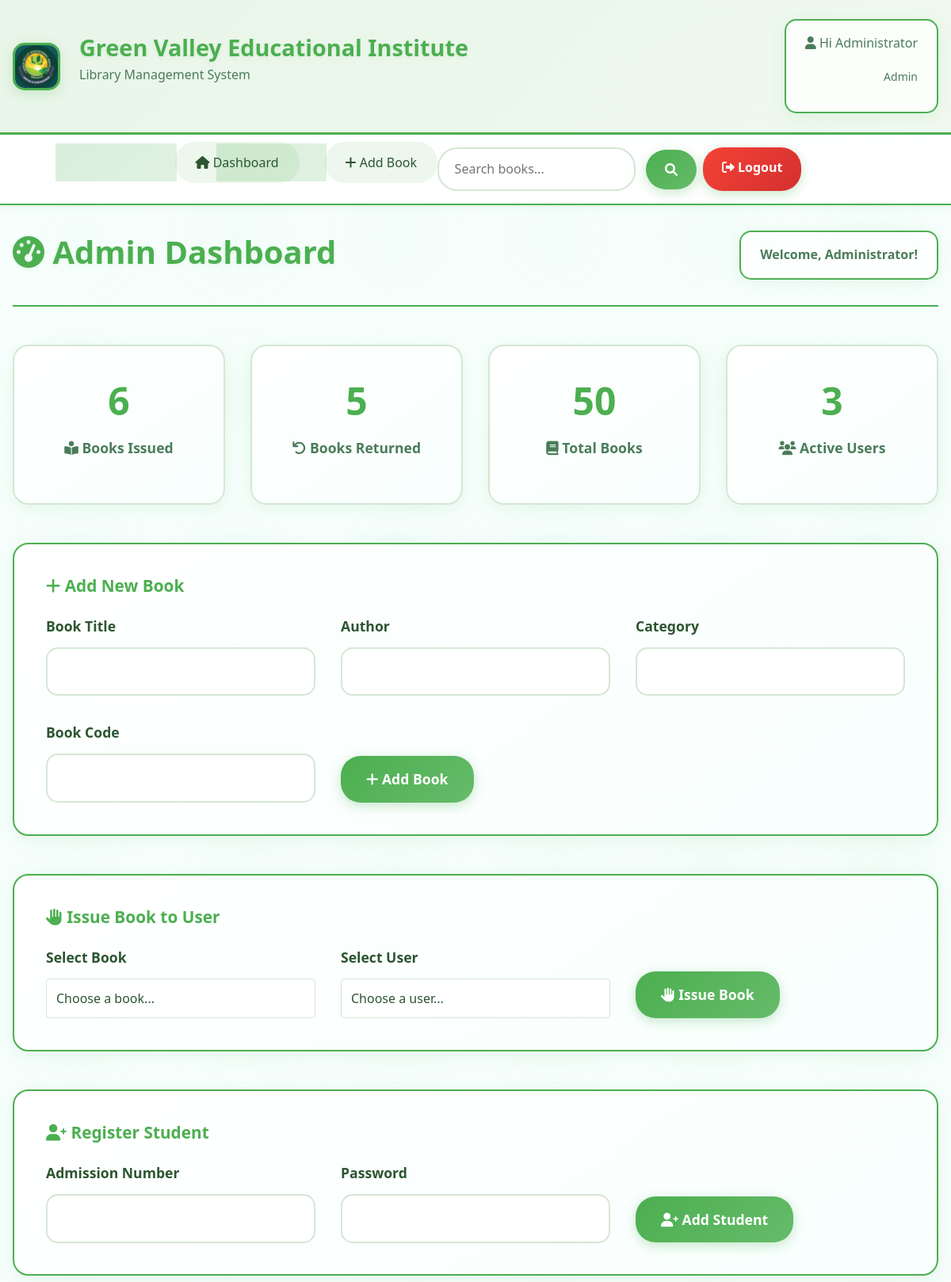
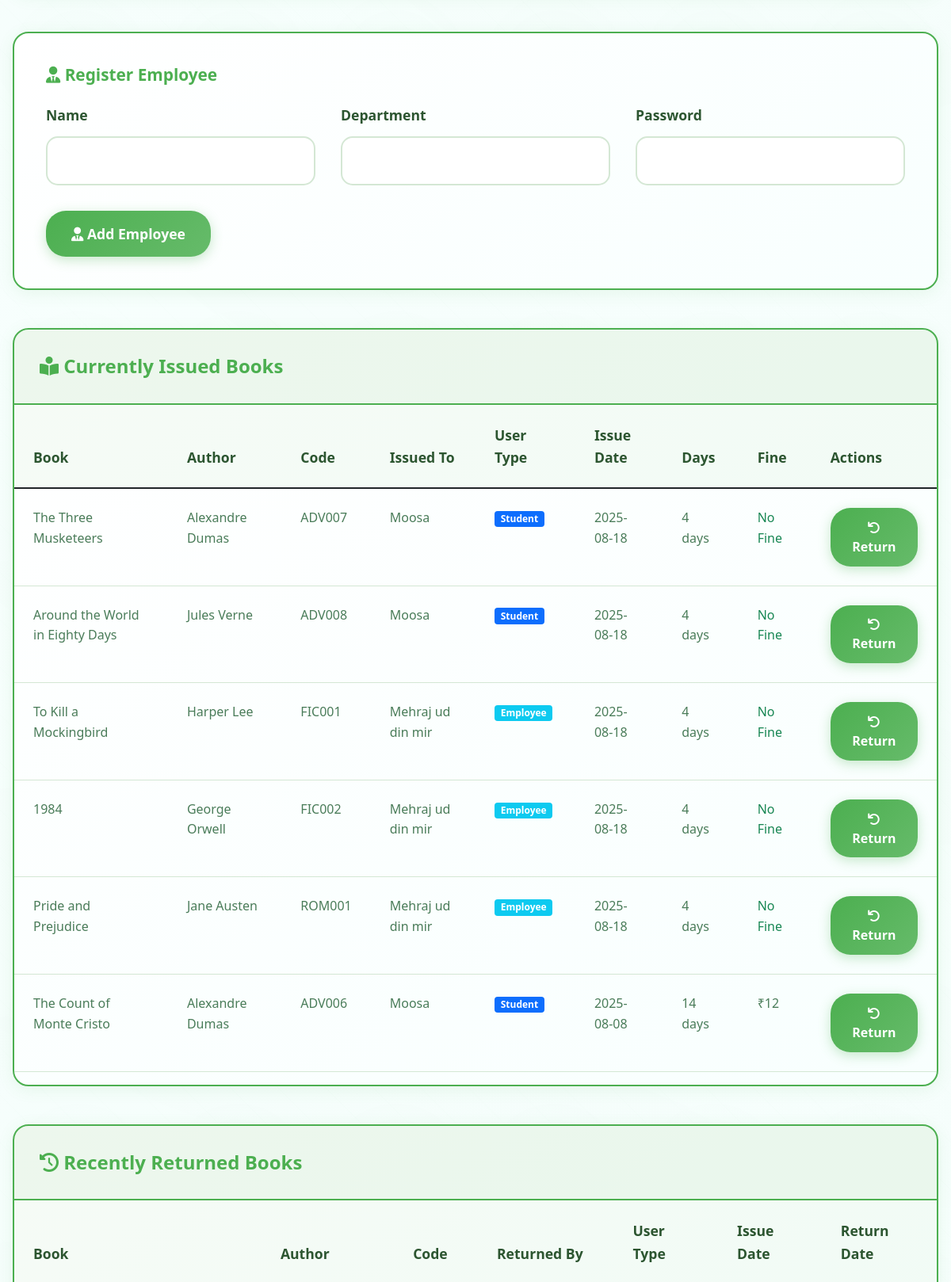
Screenshot of /dashboard/admin (signed in, upper part) with the database file from the repository (2 pictures, top to bottom).
### tables this page shows
CREATE TABLE transactions (
            id INTEGER PRIMARY KEY AUTOINCREMENT,
            user_id INTEGER NOT NULL,
            book_id INTEGER NOT NULL,
            issue_date TEXT NOT NULL,
            return_date TEXT,
            status TEXT DEFAULT 'issued',
            FOREIGN KEY (user_id) REFERENCES users (id),
            FOREIGN KEY (book_id) REFERENCES books (id)
        );

CREATE TABLE books (
            id INTEGER PRIMARY KEY AUTOINCREMENT,
            title TEXT NOT NULL,
            category TEXT NOT NULL,
            author TEXT NOT NULL,
            code TEXT NOT NULL UNIQUE,
            available INTEGER DEFAULT 1
        );

CREATE TABLE users (
            id INTEGER PRIMARY KEY AUTOINCREMENT,
            user_type TEXT NOT NULL,
            name TEXT,
            admission_number TEXT,
            class_name TEXT,
            section TEXT,
            roll_number TEXT,
            department TEXT,
            subject TEXT,
            phone TEXT,
            password TEXT
        );

### main.py (the view)
@app.route('/dashboard/admin')
def dashboard_admin():
    if 'user_id' not in session or session.get('user_type') != 'admin':
        return redirect(url_for('index'))
    conn = get_db_connection()
    issued_books = conn.execute('''
        SELECT b.title, b.author, b.code, t.issue_date, u.name, u.user_type, t.id as transaction_id
        FROM transactions t
        JOIN books b ON t.book_id = b.id
        JOIN users u ON t.user_id = u.id
        WHERE t.status = 'issued'
        ORDER BY t.issue_date DESC
    ''').fetchall()
    returned_books = conn.execute('''
        SELECT b.title, b.author, b.code, t.issue_date, t.return_date, u.name, u.user_type
        FROM transactions t
        JOIN books b ON t.book_id = b.id
        JOIN users u ON t.user_id = u.id
        WHERE t.status = 'returned'
        ORDER BY t.return_date DESC
    ''').fetchall()
    all_books = conn.execute('''
        SELECT * FROM books ORDER BY title
    ''').fetchall()
    all_users = conn.execute('''
        SELECT id, name, user_type, admission_number, department FROM users WHERE user_type != 'admin'
        ORDER BY user_type, COALESCE(name, admission_number)
    ''').fetchall()
    conn.close()
    return render_template('dashboard_admin.html',
                         issued_books=issued_books,
                         returned_books=returned_books,
                         all_books=all_books,
                         all_users=all_users,
                         calculate_fine=calculate_fine)

### database.py (called while the page is built)
def get_db_connection():
    conn = sqlite3.connect('library.db')
    conn.row_factory = sqlite3.Row
    return conn

### main.py (called while the page is built)
def calculate_fine(issue_date_str):
    try:
        issue_date = datetime.strptime(issue_date_str, '%Y-%m-%d')
        days_diff = (datetime.now() - issue_date).days
        if days_diff > 7:
            return (days_diff - 7) * 2
        return 0
    except:
        return 0

### templates/dashboard_admin.html (shortened to what this page needs)
{% extends "base.html" %}
{% block content %}
<div class="container">
    <div class="dashboard-header">
        <h1><i class="fas fa-tachometer-alt"></i> Admin Dashboard</h1>
        <div class="user-info">
            <strong>Welcome, Administrator!</strong>
        </div>
    </div>
    <div class="dashboard-stats">
        <div class="stat-card">
            <h3>{{ issued_books|length }}</h3>
            <p><i class="fas fa-book-reader"></i> Books Issued</p>
        </div>
        <div class="stat-card">
            <h3>{{ returned_books|length }}</h3>
            <p><i class="fas fa-undo"></i> Books Returned</p>
        </div>
        <div class="stat-card">
            <h3>{{ all_books|length }}</h3>
            <p><i class="fas fa-book"></i> Total Books</p>
        </div>
        <div class="stat-card">
            <h3>{{ all_users|length }}</h3>
            <p><i class="fas fa-users"></i> Active Users</p>
        </div>
    </div>
    <div class="admin-form" id="add-book-form" style="display: none;">
        <h4><i class="fas fa-plus"></i> Add New Book</h4>
        <form method="POST" action="{{ url_for('add_book') }}">
            <div class="form-row">
                <div class="form-group">
                    <label for="title">Book Title</label>
                    <input type="text" id="title" name="title" required>
                </div>
                <div class="form-group">
                    <label for="author">Author</label>
                    <input type="text" id="author" name="author" required>
                </div>
                <div class="form-group">
                    <label for="category">Category</label>
                    <input type="text" id="category" name="category" required>
                </div>
                <div class="form-group">
                    <label for="code">Book Code</label>
                    <input type="text" id="code" name="code" required>
                </div>
                <div class="form-group">
                    <button type="submit" class="btn btn-primary">
                        <i class="fas fa-plus"></i> Add Book
                    </button>
                </div>
            </div>
        </form>
    </div>
    <div class="admin-form">
        <h4><i class="fas fa-hand-paper"></i> Issue Book to User</h4>
        <form method="POST" action="{{ url_for('issue_book') }}">
            <div class="form-row">
                <div class="form-group">
                    <label for="book_id">Select Book</label>
                    <select id="book_id" name="book_id" class="form-control" style="background-color: var(--bg-card); color: var(--text-primary); border: 1px solid var(--border-color); padding: 0.75rem;" required>
                        <option value="">Choose a book...</option>
                    </select>
                </div>
                <div class="form-group">
                    <label for="user_id">Select User</label>
                    <select id="user_id" name="user_id" class="form-control" style="background-color: var(--bg-card); color: var(--text-primary); border: 1px solid var(--border-color); padding: 0.75rem;" required>
                        <option value="">Choose a user...</option>
                    </select>
                </div>
                <div class="form-group">
                    <button type="submit" class="btn btn-primary">
                        <i class="fas fa-hand-paper"></i> Issue Book
                    </button>
                </div>
            </div>
        </form>
    </div>
    <div class="admin-form">
        <h4><i class="fas fa-user-plus"></i> Register Student</h4>
        <form method="POST" action="{{ url_for('admin_register_student') }}">
            <div class="form-row">
                <div class="form-group">
                    <label for="admission_number">Admission Number</label>
                    <input type="text" id="admission_number" name="admission_number" required>
                </div>
                <div class="form-group">
                    <label for="student_password">Password</label>
                    <input type="password" id="student_password" name="password" required>
                </div>
                <div class="form-group">
                    <button type="submit" class="btn btn-primary">
                        <i class="fas fa-user-plus"></i> Add Student
                    </button>
                </div>
            </div>
        </form>
    </div>
    <div class="admin-form">
        <h4><i class="fas fa-user-tie"></i> Register Employee</h4>
        <form method="POST" action="{{ url_for('admin_register_employee') }}">
            <div class="form-row">
                <div class="form-group">
                    <label for="employee_name">Name</label>
                    <input type="text" id="employee_name" name="name" required>
                </div>
                <div class="form-group">
                    <label for="department">Department</label>
                    <input type="text" id="department" name="department" required>
                </div>
                <div class="form-group">
                    <label for="employee_password">Password</label>
                    <input type="password" id="employee_password" name="password" required>
                </div>
                <div class="form-group">
                    <button type="submit" class="btn btn-primary">
                        <i class="fas fa-user-tie"></i> Add Employee
                    </button>
                </div>
            </div>
        </form>
    </div>
    <div class="table-container">
        <div class="table-header">
            <h3><i class="fas fa-book-reader"></i> Currently Issued Books</h3>
        </div>
        {% if issued_books %}
        <div class="table-responsive">
            <table class="table">
                <thead>
                    <tr>
                        <th>Book</th>
                        <th>Author</th>
                        <th>Code</th>
                        <th>Issued To</th>
                        <th>User Type</th>
                        <th>Issue Date</th>
                        <th>Days</th>
                        <th>Fine</th>
                        <th>Actions</th>
                    </tr>
                </thead>
                <tbody>
                    {% for book in issued_books %}
                    <tr>
                        <td>{{ book.title }}</td>
                        <td>{{ book.author }}</td>
                        <td>{{ book.code }}</td>
                        <td>{{ book.name }}</td>
                        <td>
                            <span class="badge {% if book.user_type == 'student' %}bg-primary{% else %}bg-info{% endif %}">
                                {{ book.user_type|title }}
                            </span>
                        </td>
                        <td>{{ book.issue_date }}</td>
                        <td class="days-cell">{{ book.issue_date }}</td>
                        <td>
                            {% set fine = calculate_fine(book.issue_date) %}
                            {% if fine > 0 %}
                                <span class="fine-amount">₹{{ fine }}</span>
                            {% else %}
                                <span class="text-success">No Fine</span>
                            {% endif %}
                        </td>
                        <td>
                            <a href="{{ url_for('return_book', transaction_id=book.transaction_id) }}"
                               class="btn btn-success btn-small">
                                <i class="fas fa-undo"></i> Return
                            </a>
                        </td>
                    </tr>
                    {% endfor %}
                </tbody>
            </table>
        </div>
        {% else %}
        <div class="no-data">
            <i class="fas fa-book"></i>
            <p>No books currently issued</p>
        </div>
        {% endif %}
    </div>
    <div class="table-container">
        <div class="table-header">
            <h3><i class="fas fa-history"></i> Recently Returned Books</h3>
        </div>
        {% if returned_books %}
        <div class="table-responsive">
            <table class="table">
                <thead>
                    <tr>
                        <th>Book</th>
                        <th>Author</th>
                        <th>Code</th>
                        <th>Returned By</th>
                        <th>User Type</th>
                        <th>Issue Date</th>
                        <th>Return Date</th>
                    </tr>
                </thead>
            </table>
        </div>
        {% else %}
        <div class="no-data">
            <i class="fas fa-history"></i>
            <p>No books returned yet</p>
        </div>
        {% endif %}
    </div>
</div>
{% endblock %}

### rows the page displays
transactions: title "The Three Musketeers", author "Alexandre Dumas", code "ADV007", name "Moosa", user_type "Student", issue_date "2025-08-18", shows "No Fine"
transactions: title "Around the World in Eighty Days", author "Jules Verne", code "ADV008", name "Moosa", user_type "Student", issue_date "2025-08-18", shows "No Fine"
transactions: title "To Kill a Mockingbird", author "Harper Lee", code "FIC001", name "Mehraj ud din mir", user_type "Employee", issue_date "2025-08-18", shows "No Fine"
transactions: title "1984", author "George Orwell", code "FIC002", name "Mehraj ud din mir", user_type "Employee", issue_date "2025-08-18", shows "No Fine"
transactions: title "Pride and Prejudice", author "Jane Austen", code "ROM001", name "Mehraj ud din mir", user_type "Employee", issue_date "2025-08-18", shows "No Fine"
transactions: title "The Count of Monte Cristo", author "Alexandre Dumas", code "ADV006", name "Moosa", user_type "Student", issue_date "2025-08-08", fine "12"

### other values shown
{{ session.user_name }} "Administrator"
{{ session.user_type|title }} "Admin"
{{ issued_books|length }} "6"
{{ returned_books|length }} "5"
{{ all_books|length }} "50"
{{ all_users|length }} "3"
